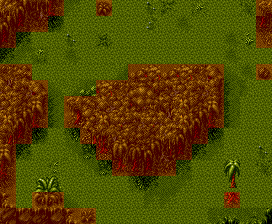

Rendered tile map (Tiled .tmx) drawn with the repository's tilesets; below, a short description and the map source with its tile grids summarised:
An orthogonal 17x14 tile map with 16x16 px tiles, 4 tile layers (grass, background, sprite, meta), 2 hidden layers not drawn, 4 tilesets.

<map version="1.0" orientation="orthogonal" width="17" height="14" tilewidth="16" tileheight="16">
 <tileset firstgid="1" name="cannonfodder1_tiles_jungle" tilewidth="16" tileheight="16" spacing="1" margin="1">
  <image source="cannonfodder1_tiles_jungle.png" trans="dc2eff" width="749" height="171" />
 </tileset>
 <tileset firstgid="441" name="cannonfodder1_sprites_jungle1" tilewidth="16" tileheight="16">
  <image source="cannonfodder1_sprites_jungle1.png" trans="dc2eff" width="320" height="337" />
 </tileset>
 <tileset firstgid="861" name="cannonfodder1_tiles_grass" tilewidth="16" tileheight="16" spacing="1" margin="1">
  <image source="cannonfodder1_tiles_grass.png" trans="dc2eff" width="749" height="171" />
 </tileset>
 <tileset firstgid="1301" name="meta" tilewidth="16" tileheight="16" spacing="1" margin="1">
  <image source="meta.png" trans="dc2eff" width="35" height="18" />
 </tileset>
 <layer name="grass" width="17" height="14">
  <data>[238 cells, 123 non-empty, 2 distinct tile ids]</data>
 </layer>
 <layer name="background" width="17" height="14">
  <data>[238 cells, 148 non-empty, 81 distinct tile ids]</data>
 </layer>
 <layer name="sprite" width="17" height="14">
  <data>[238 cells, 4 non-empty, 4 distinct tile ids]</data>
 </layer>
 <layer name="meta" width="17" height="14" opacity="0.53">
  <data>[238 cells, 91 non-empty, 1 distinct tile ids]</data>
 </layer>
 <layer name="All grass tiles" width="17" height="14" visible="0">
  <data>[238 cells, 238 non-empty, 238 distinct tile ids]</data>
 </layer>
 <layer name="All jungle tiles" width="17" height="14" visible="0">
  <data>[238 cells, 238 non-empty, 237 distinct tile ids]</data>
 </layer>
</map>